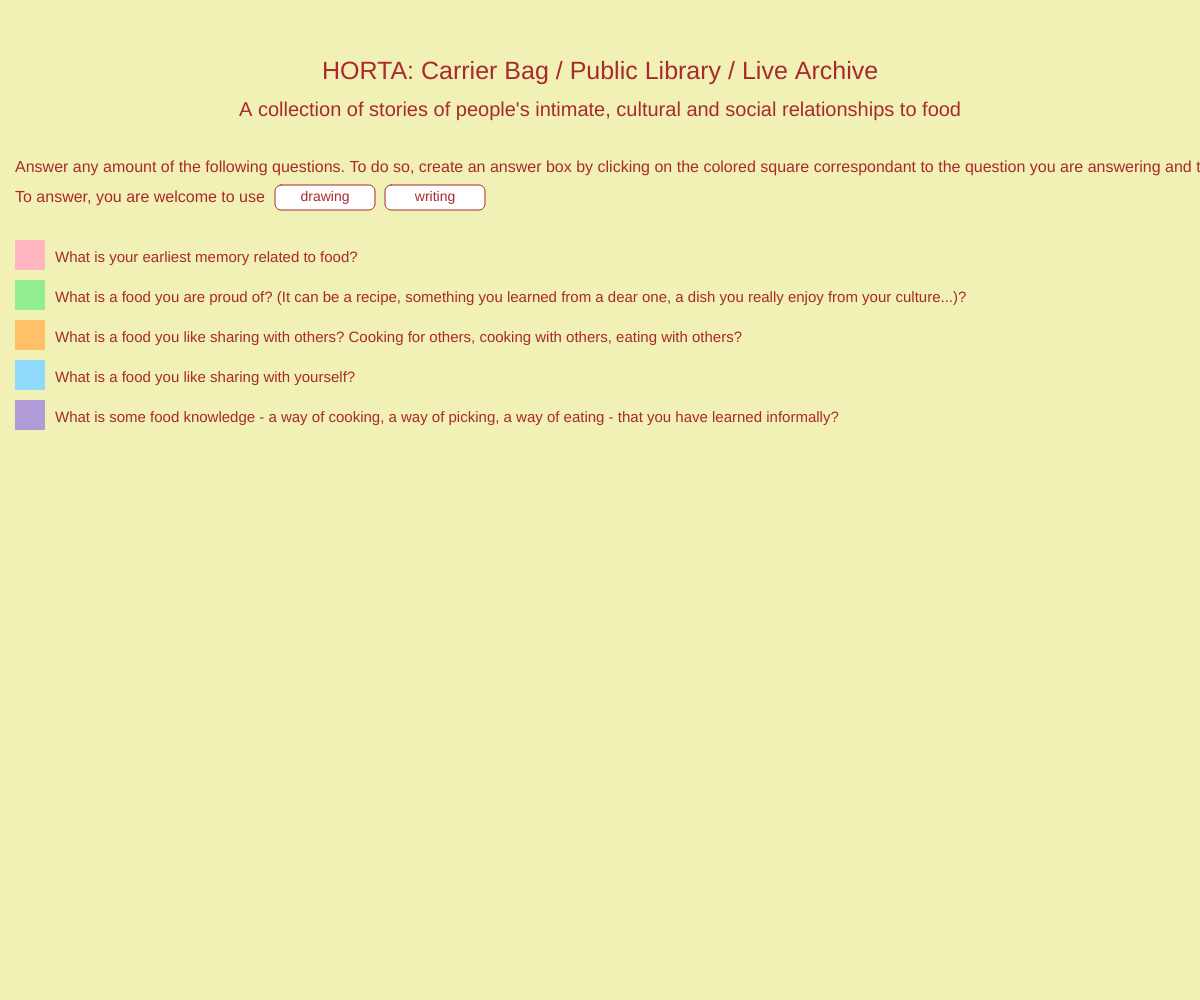
Frame 1 (no input)
Frame 60 (no input): identical to frame 1, image omitted
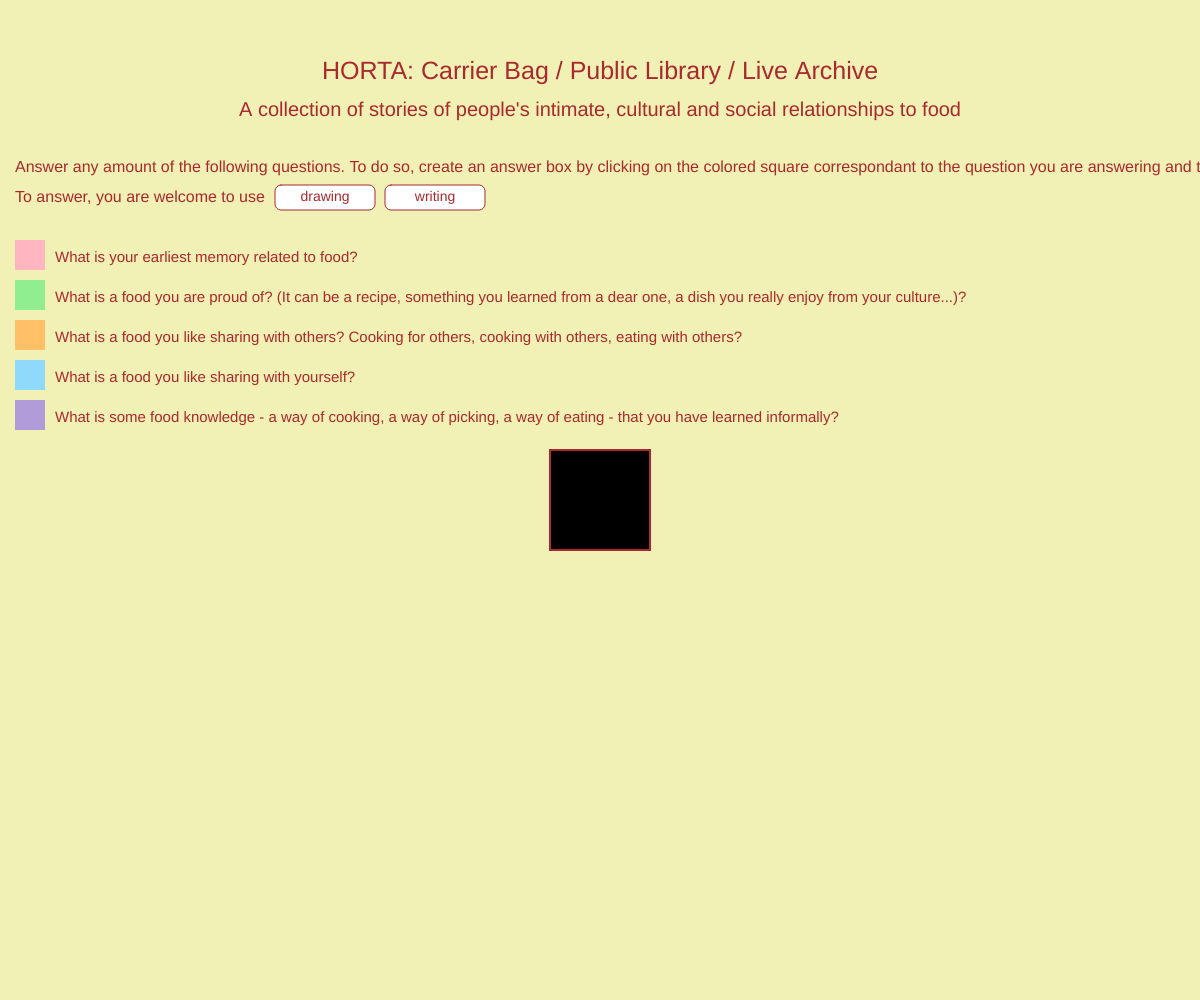
Frame 120 (the mouse pressed at the canvas centre since frame 60)

The p5.js sketch that drew these frames (run headless with seeded random() and noise() and a simulated clock; from frame 60 on, the mouse is pressed at the canvas centre):

// p5.js sketch
// ── sketch.js
let currentFillColor;
let currentStrokeColor;
let mode = null; // 'draw', 'write', or null
let inputBox = null;

let answerBoxes = [];
let selectedBox = null;
let drawing = false; // whether currently drawing

function setup() {
  createCanvas(windowWidth, windowHeight);
  background(241, 241, 181);

  currentFillColor = color(0);
  currentStrokeColor = color(255);
}

function draw() {
  background(241, 241, 181);

  // title, caption
  fill(170, 41, 46);
  textAlign(CENTER, TOP);
  textSize(25);
  text("HORTA: Carrier Bag / Public Library / Live Archive", width / 2, 60);

  textSize(20);
  text("A collection of stories of people's intimate, cultural and social relationships to food", width / 2, 100);

  // explanation
  textAlign(LEFT, TOP);
  textSize(16);
  text("Answer any amount of the following questions. To do so, create an answer box by clicking on the colored square correspondant to the question you are answering and then click again anywhere on the canvas to place your box.", 15, 160);
  text("To answer, you are welcome to use ", 15, 190);

  // questions
  textSize(15);
  text("What is your earliest memory related to food?", 55, 250);
  text("What is a food you are proud of? (It can be a recipe, something you learned from a dear one, a dish you really enjoy from your culture...)?", 55, 290);
  text("What is a food you like sharing with others? Cooking for others, cooking with others, eating with others?", 55, 330);
  text("What is a food you like sharing with yourself?", 55, 370);
  text("What is some food knowledge - a way of cooking, a way of picking, a way of eating - that you have learned informally?", 55, 410);

  // color selectors
  answerBoxSelection(30, 255, 255, 182, 193);
  answerBoxSelection(30, 295, 144, 238, 144);
  answerBoxSelection(30, 335, 255, 192, 103);
  answerBoxSelection(30, 375, 143, 217, 251);
  answerBoxSelection(30, 415, 177, 156, 217);

  // draw all boxes
  for (let box of answerBoxes) {
    drawAnswerBox(box);
  }

  // buttons
  drawButton(325, 197.5, "drawing", mode === "draw");
  drawButton(435, 197.5, "writing", mode === "write");

  // handle drawing
  if (mode === "draw" && drawing && selectedBox) {
    if (mouseInsideBox(selectedBox, mouseX, mouseY)) {
      let path = selectedBox.paths[selectedBox.paths.length - 1];
      path.push({ x: mouseX, y: mouseY });
    }
  }
}

function mousePressed() {
  // Check mode buttons
  if (overButton(325, 197.5, 100, 25)) {
    toggleMode("draw");
    return;
  } else if (overButton(435, 197.5, 100, 25)) {
    toggleMode("write");
    return;
  }

  // Check color selectors
  if (mouseX >= 15 && mouseX <= 45 && mouseY >= 240 && mouseY <= 270) {
    currentFillColor = color(255, 182, 193);
    return;
  } else if (mouseX >= 15 && mouseX <= 45 && mouseY >= 280 && mouseY <= 310) {
    currentFillColor = color(144, 238, 144);
    return;
  } else if (mouseX >= 15 && mouseX <= 45 && mouseY >= 320 && mouseY <= 350) {
    currentFillColor = color(255, 192, 103);
    return;
  } else if (mouseX >= 15 && mouseX <= 45 && mouseY >= 360 && mouseY <= 390) {
    currentFillColor = color(143, 217, 251);
    return;
  } else if (mouseX >= 15 && mouseX <= 45 && mouseY >= 400 && mouseY <= 430) {
    currentFillColor = color(177, 156, 217);
    return;
  }

  // Check if clicked inside any existing answer box
  let clickedBox = null;
  for (let box of answerBoxes) {
    if (mouseInsideBox(box, mouseX, mouseY)) {
      clickedBox = box;
      break;
    }
  }

  // remove textarea if it exists (though we don’t use it anymore)
  if (inputBox) {
    if (selectedBox) selectedBox.text = inputBox.value();
    inputBox.remove();
    inputBox = null;
  }

  if (clickedBox) {
    selectedBox = clickedBox;

    // If in draw mode, start a new path
    if (mode === "draw") {
      drawing = true;
      selectedBox.paths.push([]);
    }
  } else {
    // Create new box
    let newBox = {
      x: mouseX,
      y: mouseY,
      w: 100,
      h: 100,
      fillColor: currentFillColor,
      paths: [],
      text: ""
    };
    answerBoxes.push(newBox);
    selectedBox = newBox;

    if (mode === "draw") {
      drawing = true;
      selectedBox.paths.push([]);
    }
  }
}

function mouseReleased() {
  drawing = false;
}

function keyTyped() {
  // Typing directly inside selected box
  if (mode === "write" && selectedBox) {
    // ignore special keys like backspace
    if (key.length === 1) {
      selectedBox.text += key;
    }
  }
}

function keyPressed() {
  // Handle backspace
  if (mode === "write" && selectedBox && keyCode === BACKSPACE) {
    selectedBox.text = selectedBox.text.slice(0, -1);
  }
}

function mouseInsideBox(box, x, y) {
  return (
    x > box.x - box.w / 2 &&
    x < box.x + box.w / 2 &&
    y > box.y - box.h / 2 &&
    y < box.y + box.h / 2
  );
}

function toggleMode(newMode) {
  if (mode === newMode) {
    mode = null;
  } else {
    mode = newMode;
  }
  if (inputBox) {
    if (selectedBox) selectedBox.text = inputBox.value();
    inputBox.remove();
    inputBox = null;
  }
}

function drawAnswerBox(box) {
  rectMode(CENTER);

  // Selected box stroke (like second code)
  if (box === selectedBox) {
    stroke(170, 41, 46);
    strokeWeight(2);
  } else {
    noStroke();
  }

  fill(box.fillColor);
  rect(box.x, box.y, box.w, box.h);

  // Draw stored paths (drawings)
  noFill();
  stroke(170, 41, 46);
  strokeWeight(2);
  for (let path of box.paths) {
    beginShape();
    for (let pt of path) {
      vertex(pt.x, pt.y);
    }
    endShape();
  }

  // Draw text
  noStroke();
  fill(170, 41, 46);
  textAlign(CENTER, TOP);
  textSize(10);
  text(box.text, box.x, box.y, box.w, box.h);
}

function answerBoxSelection(x, y, r, g, b) {
  noStroke();
  fill(r, g, b);
  rectMode(CENTER);
  rect(x, y, 30, 30);
}

function drawButton(x, y, label, active) {
  rectMode(CENTER);
  stroke(170, 41, 46);
  strokeWeight(1);
  fill(active ? color(170, 41, 46, 50) : color(255));
  rect(x, y, 100, 25, 6);

  noStroke();
  fill(170, 41, 46);
  textAlign(CENTER, CENTER);
  textSize(14);
  text(label, x, y);
}

function overButton(x, y, w, h) {
  return mouseX > x - w / 2 && mouseX < x + w / 2 && mouseY > y - h / 2 && mouseY < y + h / 2;
}
